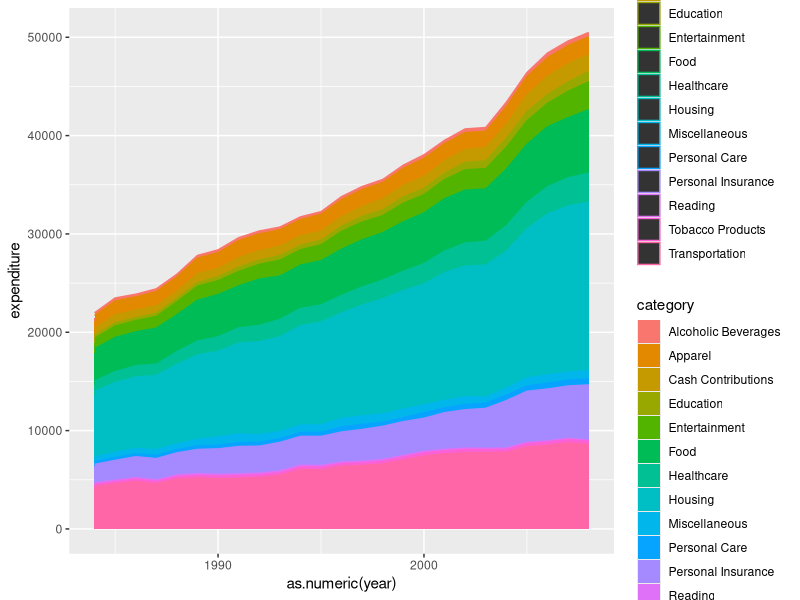
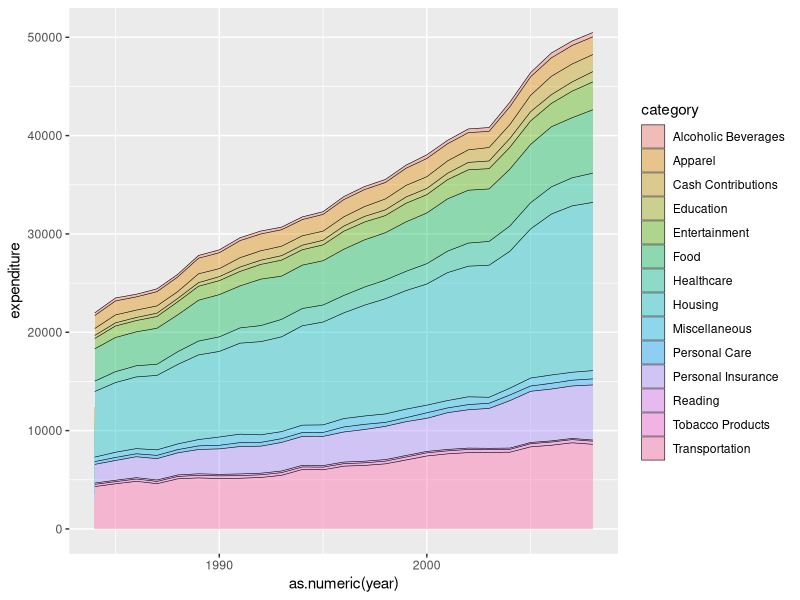
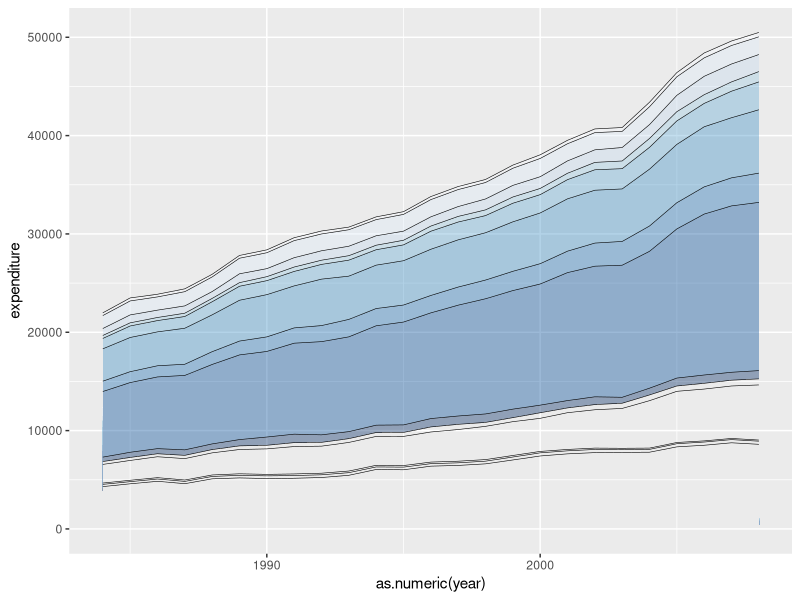

These figures' R source, in order:
# Set Working Directory
setwd("C:/Users/micha/OneDrive/Documents/GitHub/DSC640/Weeks5-6/")

stackedData <- read.csv("expenditures.csv")

head(stackedData)

library(ggplot2)

plot <- ggplot(data = stackedData,
               aes(x = as.numeric(year),
                   y = expenditure,
                   fill = category))

plotWithGeom <- plot + geom_area(aes(color = stackedData$category,
                                     fill = stackedData$category))

plotWithGeom

# Density gradient or mixture of similar colors

plotWithGeom2 <- plot + geom_area(color = "black",
                                  size = 0.2,
                                  alpha = 0.4) # + scale_fill_brewer(palette = 'Blues')

colors()

# Palette types: Blues, BuGn, BuPu, GnBu, Greens, Greys, Oranges, 

?scale_fill_brewer
plotWithGeom2

# This is supposed to flip the order but doesn't?
plotWithGeomBreaksRev <- plot + geom_area(color = "black",
                                  size = 0.2,
                                  alpha = 0.4) + scale_fill_brewer(palette = 'Blues',
                                                                   breaks = rev(levels(stackedData$Type)))

levels(stackedData$category)

plotWithGeomBreaksRev
